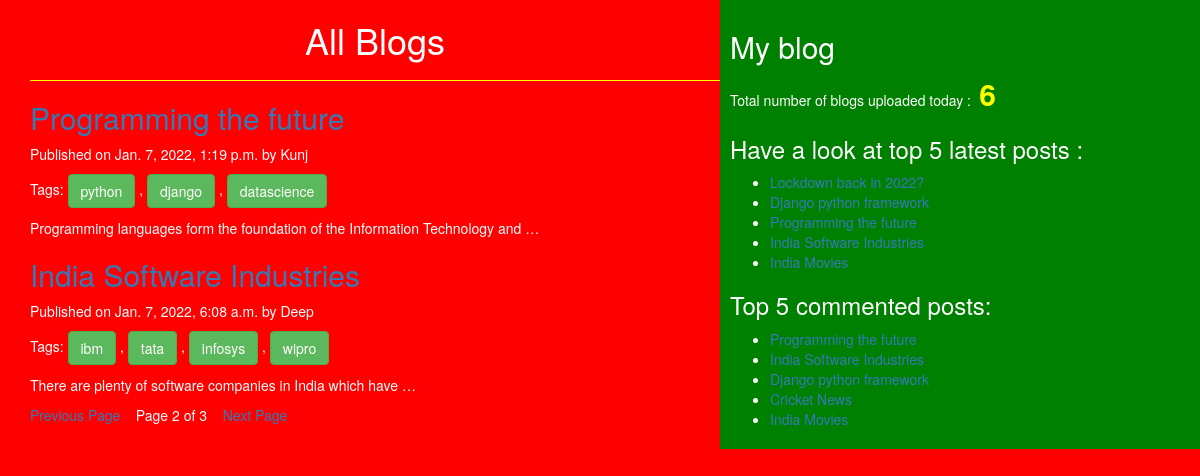
Screenshot of /?page=2 with the database file from the repository.
### blog/models.py (models this page shows, shortened)
class Post(models.Model):
    STATUS_CHOICES=(('draft','Draft'),('published','Published'))
    title=models.CharField(max_length=256)
    slug=models.SlugField(max_length=264,unique_for_date='publish')
    author=models.ForeignKey(User,related_name='blog_posts',on_delete=models.CASCADE)
    body=models.TextField()
    publish=models.DateTimeField(default=timezone.now)
    created=models.DateTimeField(auto_now_add=True)
    updated=models.DateTimeField(auto_now=True)
    status=models.CharField(max_length=10,choices=STATUS_CHOICES,default='draft')
    objects=CustomManager()
    tags=TaggableManager()
    class Meta:
        ordering=('-publish',)
    def get_absolute_url(self):
        return reverse('post_detail',args=[self.publish.year,self.publish.strftime('%m'),self.publish.strftime('%d'),self.slug])

### blog/views.py (the view)
# urls.py: re_path(r'^$',views.post_list_view),
def post_list_view(request,tag_slug=None):
    post_list=Post.objects.all()
    tag=None
    if tag_slug:
        tag=get_object_or_404(Tag,slug=tag_slug)
        post_list=post_list.filter(tags__in=[tag])
    paginator=Paginator(post_list,2)
    page_number=request.GET.get('page')
    try:
        post_list=paginator.page(page_number)
    except PageNotAnInteger:
        post_list=paginator.page(1)
    except EmptyPage:
        post_list=paginator.page(paginator.num_pages)
    return render(request,'blog/post_list.html',{'post_list':post_list,'tag':tag})

### blog/models.py (called while the page is built)
    def get_queryset(self):
        return super().get_queryset().filter(status='published')

### blog/templatetags/bolg_tags.py (called while the page is built)
@register.simple_tag(name='my_tag')
def total_posts():
    return Post.objects.count()

@register.inclusion_tag('blog/latest_post123.html')
def show_latest_posts(count=3):
    latest_post=Post.objects.order_by('-publish')[:count]
    return {'latest_post':latest_post}

@register.simple_tag()
def get_most_commented_posts(count=5):
    return Post.objects.annotate(total_comments=Count('comments')).order_by('-total_comments')[:count]

### templates/blog/post_list.html (shortened to what this page needs)
<!DOCTYPE html>
{%extends "blog/base.html" %}
{%block content%}
<h1>All Blogs</h1>
{%for post in post_list%}
<a href="{{post.get_absolute_url}}"><h2>{{post.title}}</h2></a>
<p id="date">Published on {{post.publish}} by {{post.author|title}}</p>
<p>Tags:
{%for tag in post.tags.all %}
    <a href="{%url 'post_list_by_tag_name' tag.slug %}" class="btn btn-success">{{tag.name}}</a>
    {%if not forloop.last%} ,{%endif%}
{%endfor%}
</p>
{{post.body|truncatewords:10|linebreaks}}
{%endfor%}
{%include 'blog/pagination.html' with page=post_list%}
{%endblock%}

### templates/blog/base.html (shortened to what this page needs)
<!DOCTYPE html>
{%load static%}
{%load bolg_tags %}
<html lang="en" dir="ltr">
<head>
    <link rel="stylesheet" href="https://maxcdn.bootstrapcdn.com/bootstrap/3.3.7/css/bootstrap.min.css"
>
    <link rel="stylesheet" href="{%static "css/blog.css" %}">
</head>
<body>
<div class="content">
    {%block content%}{%endblock%}
</div>
<div class="sidebar">
    <h2>My blog</h2>
    <p>Total number of blogs uploaded today :<span id="pcount"> {% my_tag %}</span></p>
    <h3>Have a look at top 5 latest posts :</h3>{% show_latest_posts 5%}
    <h3>Top 5 commented posts:</h3>
    {%get_most_commented_posts as most_commented_posts%}
    <ul>
        {%for post in most_commented_posts%}
        <li><a href="{{post.get_absolute_url}}">{{post.title}}</a></li>
        {%endfor%}
    </ul>
</div>
</body>
</html>

### templates/blog/latest_post123.html
<ul>
    {% for post in latest_post %}
    <li><a href="{{post.get_absolute_url}}">{{post.title}}</a></li>
    {%endfor%}
</ul>

### static/css/blog.css (style rules this page uses)
.content { width:60%; float:left; padding:0 0 0 30px; background:red; height:100%; }
.sidebar { width:40%; float:right; padding:10px; background:green; height:100%; }
h1 { text-align:center; border-bottom:1px solid yellow; padding-bottom:20px; }
body { color:white; background:red; }
#pcount { font-size:30px; color:yellow; font-weight:bold; }

### rows the page displays
Post: title "Programming the future", publish "Jan. 7, 2022, 1:19 p.m.", author "Kunj", body "Programming languages form the foundation of the Information Technology and …"
Tag: name "python"
Tag: name "django"
Tag: name "datascience"
Post: title "India Software Industries", publish "Jan. 7, 2022, 6:08 a.m.", author "Deep", body "There are plenty of software companies in India which have …"
Tag: name "ibm"
Tag: name "tata"
Tag: name "infosys"
Tag: name "wipro"
Post: title "Lockdown back in 2022?"
Post: title "Django python framework"
Post: title "India Movies"
Post: title "Cricket News"

### other values shown
{{ page.number }} "2"
{{ page.paginator.num_pages }} "3"
